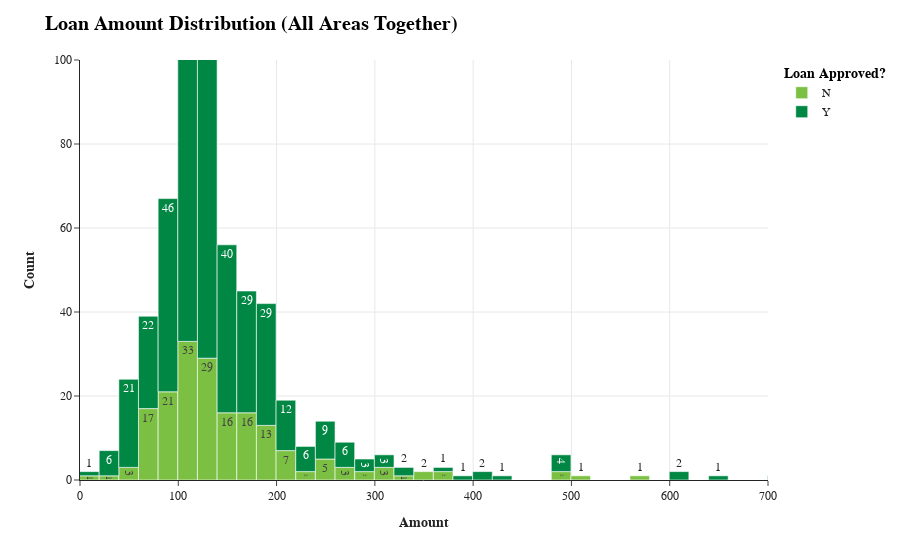

This figure's notebook cell:
### Markdown cell above
<div style="font-size: 18px;text-align: left; background-color: #ffffff;  color: black; border:black; border-width:1.5px; border-style:solid; font-family: Times New Roman; padding: 14px; line-height: 1.0;">  

<b>Observations</b>:  
- Highest number of loan were applied in <b style="color:#0392cf;">Semi-urban aera</b>, followed by <b style="color:#f37736;">Urban</b> and <b style="color:#f37736;">Rural area</b>.

### Code cell
fig=px.histogram(df_loan_data.sort_values('Loan_Status', ascending=True), x='LoanAmount' , 
                 color='Loan_Status', nbins=50, text_auto=True, template='simple_white', 
                 color_discrete_sequence=['#7bc043','#008744'])
fig.update_yaxes(showgrid=True)
fig.update_xaxes(showgrid=True) 

fig.update_layout(bargap=0)
fig.update_layout(yaxis_range=[0,100])
fig.update_layout(xaxis_range=[0,700])

fig.update_layout(
    title='<b>Loan Amount Distribution (All Areas Together)</b>',
    font_family="Times New Roman",
    title_font_family="Times New Roman",
    title_font_color="#000000",
    title_font_size=20,
    xaxis_title="<b>Amount</b>",
    yaxis_title="<b>Count</b>",
    legend_title='<b>Loan Approved?</b>',
    legend_title_font_color='#000000',
    plot_bgcolor = '#ffffff'
)

### Figure 1 — Plotly figure (JSON) as saved in the notebook; plotly's stock layout.template omitted (floating-point values rounded to 4 significant figures; data arrays with more than 128 entries replaced by an {"elided": "..."} marker saying what was removed)
{"data": [{"alignmentgroup": "True", "bingroup": "x", "hovertemplate": "Loan_Status=N<br>LoanAmount=%{x}<br>count=%{y}<extra></extra>", "legendgroup": "N", "marker": {"color": "#7bc043", "pattern": {"shape": ""}}, "name": "N", "nbinsx": 50, "offsetgroup": "N", "orientation": "v", "showlegend": true, "texttemplate": "%{value}", "type": "histogram", "x": {"elided": "192 int values"}, "xaxis": "x", "yaxis": "y"}, {"alignmentgroup": "True", "bingroup": "x", "hovertemplate": "Loan_Status=Y<br>LoanAmount=%{x}<br>count=%{y}<extra></extra>", "legendgroup": "Y", "marker": {"color": "#008744", "pattern": {"shape": ""}}, "name": "Y", "nbinsx": 50, "offsetgroup": "Y", "orientation": "v", "showlegend": true, "texttemplate": "%{value}", "type": "histogram", "x": {"elided": "422 int values"}, "xaxis": "x", "yaxis": "y"}], "layout": {"autosize": true, "bargap": 0, "barmode": "relative", "font": {"family": "Times New Roman"}, "legend": {"title": {"font": {"color": "#000000"}, "text": "<b>Loan Approved?</b>"}, "tracegroupgap": 0}, "margin": {"t": 60}, "plot_bgcolor": "#ffffff", "title": {"font": {"color": "#000000", "family": "Times New Roman", "size": 20}, "text": "<b>Loan Amount Distribution (All Areas Together)</b>"}, "xaxis": {"anchor": "y", "domain": [0, 1], "range": [0, 700], "showgrid": true, "title": {"text": "<b>Amount</b>"}, "type": "linear"}, "yaxis": {"anchor": "x", "domain": [0, 1], "range": [0, 100], "showgrid": true, "title": {"text": "<b>Count</b>"}}}}
